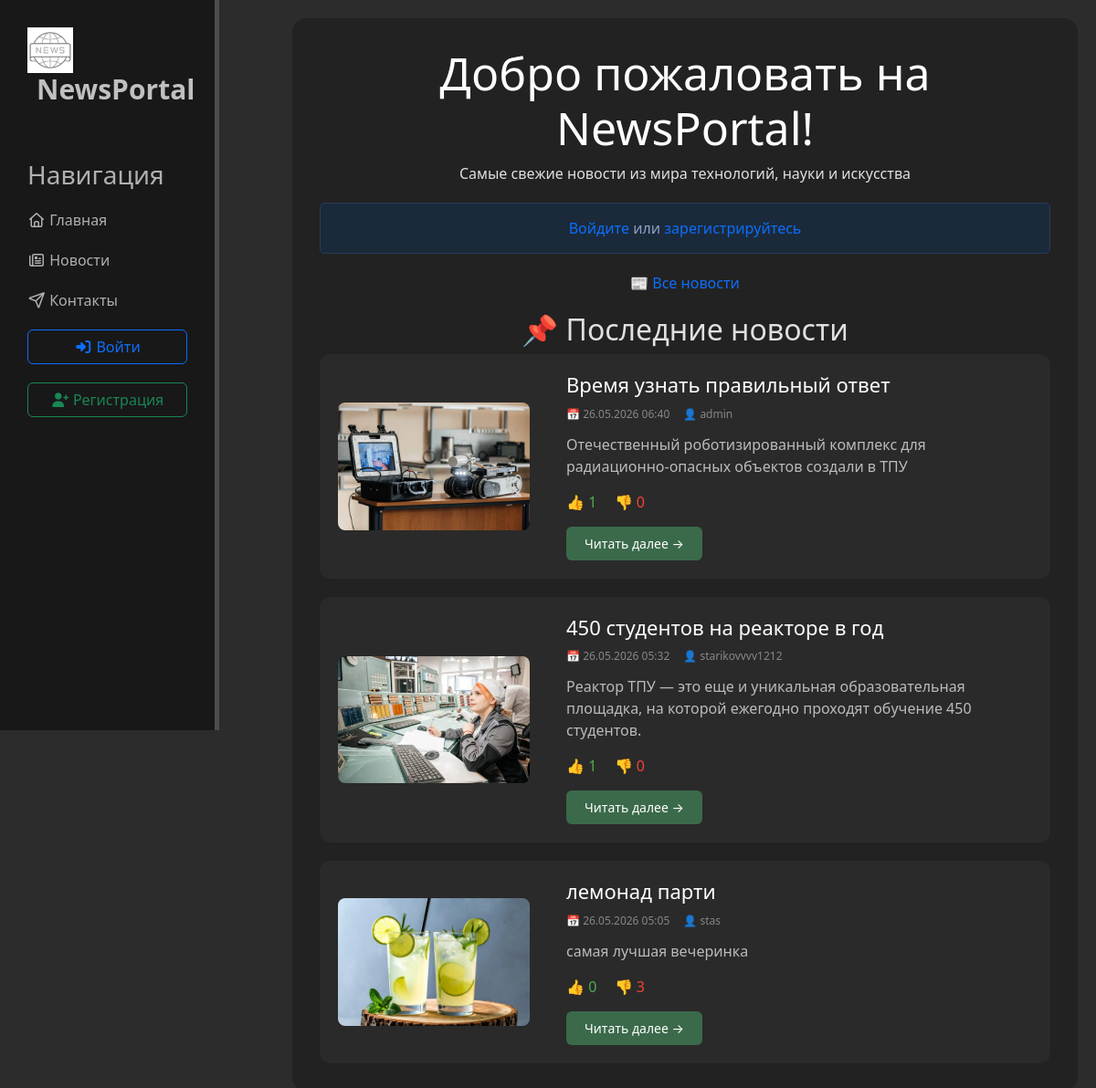
The page / on the database its author committed.
### news/models.py (models this page shows, shortened)
class Artiles(models.Model):
    title = models.CharField('Название', max_length=50, default='')
    anons = models.CharField('Анонс', max_length=250, default='')
    full_text = models.TextField('Текст новости', default='')
    date = models.DateTimeField('Дата публикации', auto_now_add=True)
    author = models.ForeignKey(User, on_delete=models.CASCADE, verbose_name='Автор', null=True, blank=True)
    image = models.ImageField('Изображение', upload_to='main/image/', blank=True, null=True)
    likes = models.ManyToManyField(User, related_name='liked_articles', blank=True)
    dislikes = models.ManyToManyField(User, related_name='disliked_articles', blank=True)
    class Meta:
        verbose_name = 'Новость'
        verbose_name_plural = 'Новости'
        ordering = ['-date']

### main/views.py (the view)
# urls.py: path('', views.index,  name='home'),
def index(request):
    from news.models import Artiles
    latest_news = Artiles.objects.order_by('-date')[:3]
    return render(request, 'main/index.html', {'latest_news': latest_news})

### main/templates/main/index.html (shortened to what this page needs)
{% extends 'main/layout.html' %}
{% load static %}
{% block content %}
<div class="features">
    <h1>Добро пожаловать на NewsPortal!</h1>
    <p>Самые свежие новости из мира технологий, науки и искусства</p>
    {% if user.is_authenticated %}
        <div class="alert alert-success">
            Привет, {{ user.username }}! Рады видеть вас снова! 👋
        </div>
    {% else %}
        <div class="alert alert-info">
            <a href="{% url 'login' %}">Войдите</a> или <a href="{% url 'register' %}">зарегистрируйтесь</a>
        </div>
    {% endif %}
    <div style="margin: 20px 0;">
        <a href="{% url 'news_home' %}" class="btn-all-news">📰 Все новости</a>
    </div>
    <div class="latest-news-section">
        <h2>📌 Последние новости</h2>
        <div class="news-list">
            {% for news in latest_news %}
            <div class="news-card-horizontal">
                {% if news.image %}
                <div class="card-image-side">
                    <img src="{{ news.image.url }}" alt="{{ news.title }}">
                </div>
                {% endif %}
                <div class="card-content-side">
                    <h3>{{ news.title }}</h3>
                    <div class="card-meta">
                        <span>📅 {{ news.date|date:"d.m.Y H:i" }}</span>
                        <span>👤 {{ news.author.username }}</span>
                    </div>
                    <p>{{ news.anons|truncatewords:30 }}</p>
                    <div class="card-rating">
                        <span class="likes">👍 {{ news.likes.count }}</span>
                        <span class="dislikes">👎 {{ news.dislikes.count }}</span>
                    </div>
                    <a href="{% url 'news-detail' news.id %}" class="read-more">Читать далее →</a>
                </div>
            </div>
            {% empty %}
            <p class="no-news">Новостей пока нет. Будьте первым!</p>
            {% endfor %}
        </div>
    </div>
</div>
{% endblock %}

### main/templates/main/layout.html (shortened to what this page needs)
{% load static %}
<!DOCTYPE html>
<html lang="ru">
<head>
    <link rel="stylesheet" href="https://cdn.jsdelivr.net/npm/bootstrap@5.3.3/dist/css/bootstrap.min.css">
    <link rel="stylesheet" href="{% static 'main/css/main.css' %}">
    <link rel="stylesheet" href="https://use.fontawesome.com/releases/v7.2.0/css/all.css">
</head>
<body>
    <aside>
        <img src="{% static 'main/image/logo.webp' %}" alt="лого">
        <span class="logo">NewsPortal</span>
        <h3>Навигация</h3>
        <ul>
            <a href="{% url 'home' %}"><li><i class="fa-regular fa-house"></i> Главная</li></a>
            <a href="{% url 'news_home' %}"><li><i class="fa-regular fa-newspaper"></i> Новости</li></a>
            <a href="{% url 'contacts' %}"><li><i class="fa-regular fa-paper-plane"></i> Контакты</li></a>
            {% if user.is_authenticated %}
                <a href="{% url 'profile' %}"><li><i class="fa-regular fa-user"></i> Мой профиль</li></a>
                <a href="{% url 'create' %}"><li><button class="btn btn-info"><i class="fa-solid fa-circle-plus"></i> Добавить новость</button></li></a>
                <li><hr></li>
                <li><i class="fa-regular fa-user"></i> Привет, {{ user.username }}!</li>
                <form method="post" action="{% url 'logout' %}" style="display: inline;">
                {% csrf_token %}
                <li><button type="submit" class="btn btn-outline-danger" style="width: 100%;"><i class="fa-solid fa-sign-out-alt"></i> Выйти</button></li>
                </form>
            {% else %}
                <a href="{% url 'login' %}"><li><button class="btn btn-outline-primary" style="width: 100%;"><i class="fa-solid fa-sign-in-alt"></i> Войти</button></li></a>
                 <a href="{% url 'register' %}"><li><button class="btn btn-outline-success" style="width: 100%;"><i class="fa-solid fa-user-plus"></i> Регистрация</button></li></a>
            {% endif %}
        </ul>
    </aside>
    <main>
        {% block content %}
        {% endblock %}
    </main>
</body>
</html>

### main/static/main/css/main.css (style rules this page uses)
body { background: #2c2c2c; margin: 0; padding: 0; }
aside { float: left; background: #181818; width: 20%; padding: 2.5%; height: 100vh; color: #e0e0e0; border-right: 5px solid #4d4d4d; position: fixed; top: 0; left: 0; overflow-y: auto; }
aside img { width: 50px; float: left; }
aside .logo { font-size: 30px; margin-left: 10px; font-weight: bold; position: relative; top: -5px; color: #c0c0c0; }
aside h3 { margin-top: 50px; font-size: 28px; color: #b0b0b0; }
aside ul { list-style: none; padding: 0; }
aside ul li { color: #b0b0b0; display: block; margin-top: 20px; transition: transform .3s ease; }
main { margin-left: 25%; padding: 20px; min-height: 100vh; }
main .features { color: #e0e0e0; text-align: center; background: #222222; padding: 30px; border-radius: 15px; }
main .features h1 { font-size: 50px; color: #ffffff; margin-top: 0; }
.news-list { display: flex; flex-direction: column; gap: 20px; }
.news-card-horizontal { display: flex; gap: 20px; background: #2a2a2a; border-radius: 12px; overflow: hidden; transition: 0.3s; align-items: center; }
.card-image-side { flex-shrink: 0; width: 250px; padding: 20px; background: transparent; text-align: center; }
.card-image-side img { width: 100%; height: auto; max-height: 150px; object-fit: contain; border-radius: 8px; display: block; margin: 0 auto; border: 0 !important; outline: 0 !important; box-shadow: none !important; background: transparent !important; }
.card-content-side { flex: 1; padding: 20px 20px 20px 0; text-align: left; }
.card-content-side h3 { color: white; margin: 0 0 10px 0; font-size: 22px; }
.card-meta { display: flex; gap: 15px; color: #888; font-size: 12px; margin-bottom: 12px; }
.card-content-side p { color: #bbb; line-height: 1.5; margin-bottom: 15px; }
.card-rating { margin: 15px 0; }
.likes { color: #4caf50; margin-right: 15px; }
.dislikes { color: #f44336; }
.read-more { display: inline-block; background: #3a6a4a; color: white; padding: 8px 20px; border-radius: 6px; text-decoration: none; font-size: 14px; transition: 0.3s; }
.alert { padding: 15px; margin: 20px 0; border-radius: 5px; }
.alert-info { background-color: #1a2a3a; color: #90a0c0; border: 1px solid #2a3a5a; }
img { border: none !important; outline: none !important; box-shadow: none !important; }

### main/templates/main/layout.html (style rules this page uses)
a { text-decoration: none; }

### rows shown on the page
Artiles: image (picture), title "Время узнать правильный ответ", date "26.05.2026 06:40", author.username "admin", anons "Отечественный роботизированный комплекс для радиационно-опасных объектов создали в ТПУ", likes.count "1", dislikes.count "0"
Artiles: image (picture), title "450 студентов на реакторе в год", date "26.05.2026 05:32", author.username "starikovvvv1212", anons "Реактор ТПУ — это еще и уникальная образовательная площадка, на которой ежегодно проходят обучение 450 студентов.", likes.count "1", dislikes.count "0"
Artiles: image (picture), title "лемонад парти", date "26.05.2026 05:05", author.username "stas", anons "самая лучшая вечеринка", likes.count "0", dislikes.count "3"
